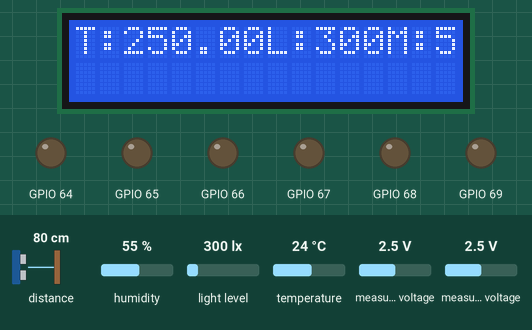
A sketch run on a simulated ESP8266 (NodeMCU). On the bench: 16×2 character LCD, output pins drawn as LEDs (lit = HIGH). Wiring (inferred from the names in the program): ultrasonic range finder: trigger D4; echo D3. The inputs (shaded band) are chosen by the test bench; at power-on: distance to the obstacle 80 cm, humidity 55 %, measured voltage 2.5 V, light level 300 lx, temperature 24 °C. The echo pulse lasts 58.3 µs per cm; WiFi joins after 1.5 s; servers stay silent unless stated; pins used as bus, display or sensor lines are not drawn.

Above: at 5.7 s.
5.8 s: distance to the obstacle set to 12 cm
At 11.7 s:
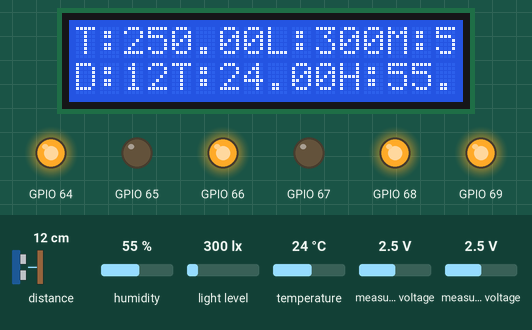
15.1 s: distance to the obstacle set to 9 cm
At 20.2 s:
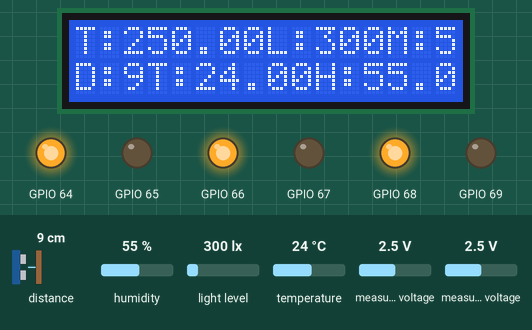
24.7 s: humidity set to 52 %
At 28.3 s:
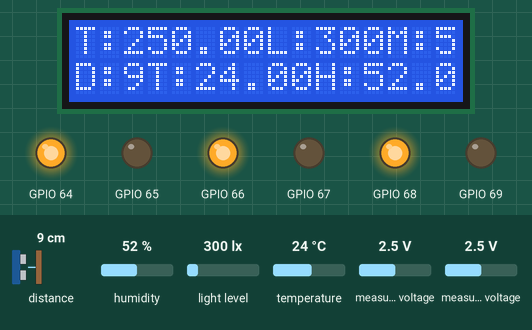
32.2 s: humidity set to 49 %
At 38.1 s:
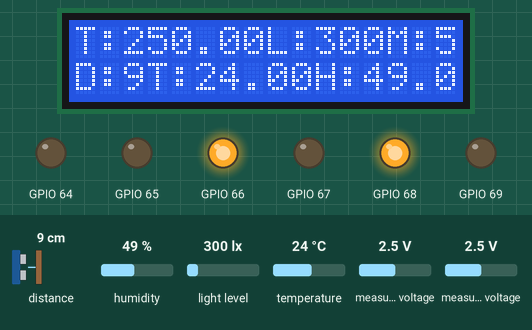
41.7 s: measured voltage (sensor 200) set to 0.4 V
At 48.0 s:
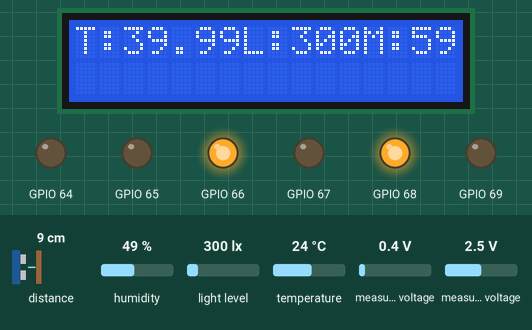
50.3 s: measured voltage (sensor 200) set to 0.1 V
At 59.0 s:
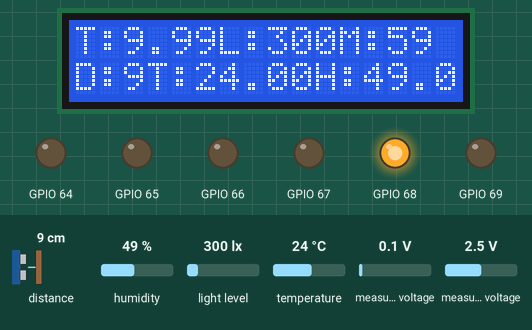
Timing chart, 0 to 60.5 s (numbered marks = the images above; inputs shaded):
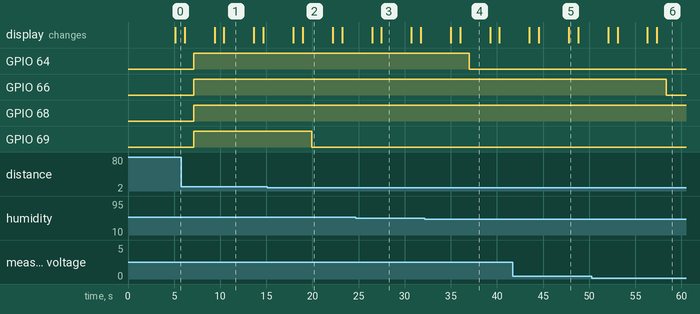

The sketch:

coba_analog-digitalxBlynkxPCF8574.ino
```cpp
#include <PCF8574.h>
#define BLYNK_PRINT Serial
#include <ESP8266WiFi.h>
#include <BlynkSimpleEsp8266.h>


//////////////////////////////////////////////////////////////////////////////////////////
#include <LiquidCrystal_I2C.h>
#include <Adafruit_ADS1015.h>
#include <BH1750.h>
#include <DHTesp.h>

const char* ssid = "Edelweis";   // your network SSID (name)
const char* pass = "11181899";   // your network password
const char* auth = "lbUTcSbiLpYyP_IHpTUGQUJlW5faFSVF"; //auth token
WiFiClient  client;

#define TRIGGER 2
#define ECHO 0
#define relay1 D6
#define relay2 D7

Adafruit_ADS1115 ads(0x48);  /* Use this for the 16-bit version */
LiquidCrystal_I2C lcd(0x27, 16, 2);
BH1750 lightMeter(0x23);
DHTesp dht;
BlynkTimer timer;
PCF8574 pcf8574(0x20);//cek i2c

#define ADC_16BIT_MAX 65536
int outputVal = 0;
int soilMoistPercentage;
float ads_bit_Voltage;
float lm35_constant;
int16_t adc0, adc1;
float ads_Voltage_adc0 = 0.0f;
float templm35 = 0.0f;
float humdht22, tempdht22, distance, lightGY;

void setup(void)
{
  Serial.begin(115200);  // Initialize serial
  WiFi.mode(WIFI_STA);
//lcd setting
  lcd.begin();
  lcd.backlight();

//pinMode HCSR
  pinMode(TRIGGER, OUTPUT);
  pinMode(ECHO, INPUT);
  pinMode(BUILTIN_LED, OUTPUT);

//ADS setting
  ads.setGain(GAIN_TWOTHIRDS);  // 2/3x gain +/- 6.144V  1 bit = 3mV      0.1875mV (default)
  ads.begin();

//konversi nilai LM35
  float ads_InputRange = 6.144f;
  ads_bit_Voltage = (ads_InputRange * 2) / (ADC_16BIT_MAX - 1);
  lm35_constant = 10.0f / 1000;

//cahaya
  lightMeter.begin();

//dht22
  dht.setup(14, DHTesp::DHT22); // Connect DHT sensor to GPIO 14
//relay
  pinMode(relay1, INPUT);
  pinMode(relay2, INPUT);

//PCF
  pcf8574.pinMode(P0, OUTPUT);
  pcf8574.pinMode(P1, OUTPUT);
  pcf8574.pinMode(P2, OUTPUT);
  pcf8574.pinMode(P3, OUTPUT);
  pcf8574.pinMode(P4, OUTPUT);
  pcf8574.pinMode(P5, OUTPUT);

  Blynk.begin(auth, ssid, pass);
  timer.setInterval(1000L, sendSensor);
}

void sendSensor()
{

  //adc0 - suhu (LM35)
  adc0 = ads.readADC_SingleEnded(0);
  ads_Voltage_adc0 = adc0 * ads_bit_Voltage;
  templm35 = ads_Voltage_adc0 / lm35_constant;


  //adc1 - soil moisture level
  adc1 = ads.readADC_SingleEnded(1);
  soilMoistPercentage = map(adc1, 0, 32767, 100, 0);


  //sensor cahaya
  uint16_t lightGY = lightMeter.readLightLevel();


  //sensor jarak
  long duration, distance;
  digitalWrite(TRIGGER, LOW);
  delayMicroseconds(2);
  digitalWrite(TRIGGER, HIGH);
  delayMicroseconds(10);
  digitalWrite(TRIGGER, LOW);
  duration = pulseIn(ECHO, HIGH);
  distance = (duration/2) / 29.1;

  //sensor DHT22
  delay(dht.getMinimumSamplingPeriod()+ 200);
  float humdht22 = dht.getHumidity();
  float tempdht22 = dht.getTemperature();

  //Blynk
  Blynk.virtualWrite(V1, humdht22); //hum dht22
  Blynk.virtualWrite(V2, tempdht22); //temp dht22
  Blynk.virtualWrite(V3, templm35); //temp lm35
  Blynk.virtualWrite(V4, lightGY); //light
  Blynk.virtualWrite(V5, soilMoistPercentage); //soil
  Blynk.virtualWrite(V6, distance); //distance

  //lcd lm35
  lcd.clear();
  lcd.setCursor(0, 0);
  lcd.print("T:");
  lcd.print(templm35);

  // lcd light
  lcd.print("L:");
  lcd.print(lightGY);

  //lcd soil
  lcd.print("M:");
  lcd.print(soilMoistPercentage);
  delay(1000);

  //lcd jarak
  lcd.setCursor(0, 1);
  lcd.print("D:");
  lcd.print(distance);

  //lcd dht22temp
  lcd.print("T:");
  lcd.print(tempdht22);

  //lcd dht22hum
  lcd.print("H:");
  lcd.print(humdht22);
  delay(1000);

  if(humdht22 > 50){
    pcf8574.digitalWrite(P0, HIGH);
  }else{
    pcf8574.digitalWrite(P0, LOW);
  }

  if(tempdht22 > 28){
    pcf8574.digitalWrite(P1, HIGH);
  }else{
    pcf8574.digitalWrite(P1, LOW);
  }

  if(templm35 > 28){
    pcf8574.digitalWrite(P2, HIGH);
  }else{
    pcf8574.digitalWrite(P2, LOW);
  }

  if(lightGY > 500){
    pcf8574.digitalWrite(P3, HIGH);
  }else{
    pcf8574.digitalWrite(P3, LOW);
  }

  if(soilMoistPercentage > 50){
    pcf8574.digitalWrite(P4, HIGH);
  }else{
    pcf8574.digitalWrite(P4, LOW);
  }

  if(distance > 10){
    pcf8574.digitalWrite(P5, HIGH);
  }else{
    pcf8574.digitalWrite(P5, LOW);
  }
}

void loop(){
  Blynk.run();
  timer.run();

}
```

Measured:
- the behaviour switches between 11 and 10 cm on distance to the obstacle (found by bisection; images 1 and 2)
- the behaviour switches between 51 and 50 % on humidity (found by bisection; images 3 and 4)
- the behaviour switches between 0.3 and 0.2 V on measured voltage (sensor 200) (found by bisection; images 5 and 6)
- after the input at 5.8 s, the display: first differs from a run without the input after 4.6 s (image 1)
- after the input at 15.1 s, GPIO 69: HIGH → LOW after 4.8 s; the display: first differs from a run without the input after 3.8 s (image 2)
- after the input at 24.7 s, the display: first differs from a run without the input after 2.8 s (image 3)
- after the input at 32.2 s, GPIO 64: HIGH → LOW after 4.8 s; the display: first differs from a run without the input after 3.8 s (image 4)
- after the input at 41.7 s, the display: first differs from a run without the input after 6.1 s (image 5)
- after the input at 50.3 s, GPIO 66: HIGH → LOW after 8.0 s; the display: first differs from a run without the input after 6.0 s (image 6 shows a later state)
